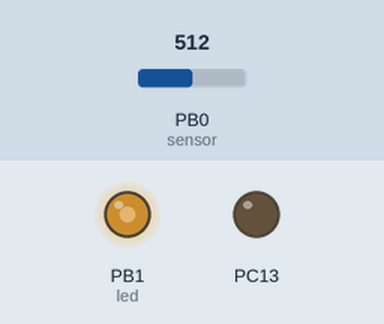
This sketch was run on a simulated STM32 Blue Pill. Shown: output pins drawn as LEDs (lit = HIGH). The test bench sets the inputs (shaded band); at power-on: PB0 (sensor) = 512.

Above: at 1.2 s.
1.3 s: PB0 (sensor) set to 716
At 1.7 s:
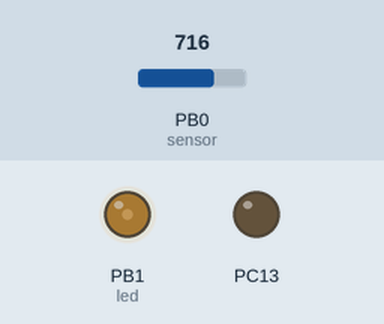
2.8 s: PB0 (sensor) set to 900
At 4.0 s:
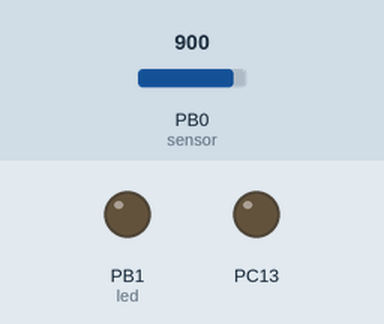
4.3 s: PB0 (sensor) set to 306
At 5.2 s:
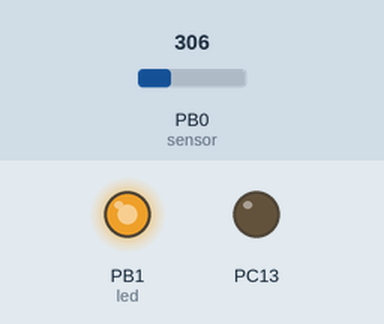
5.8 s: PB0 (sensor) set to 511
At 6.3 s:
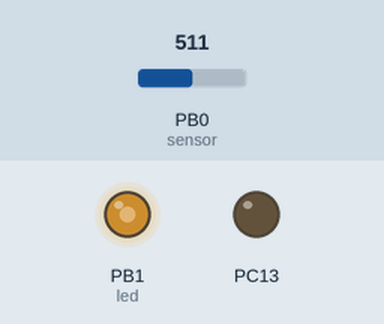
7.3 s: PB0 (sensor) set to 1023
At 8.7 s:
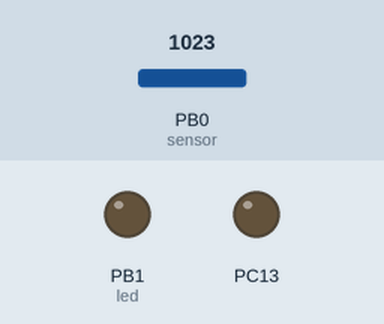
Timing chart, 0 to 9.8 s (numbered marks = the images above; inputs shaded):
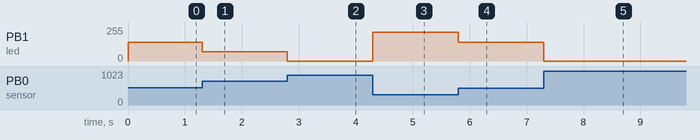

Measured:
- after the input at 1.3 s, PB1 (led): 142/255 → 68/255 at once
- after the input at 2.8 s, PB1 (led): 68/255 → 0/255 at once
- after the input at 4.3 s, PB1 (led): 0/255 → 217/255 at once
- after the input at 5.8 s, PB1 (led): 217/255 → 142/255 at once
- after the input at 7.3 s, PB1 (led): 142/255 → 0/255 at once

The sketch:

Photo_sensor.ino
```cpp
int led=PB1;
int sensor=PB0;
void setup() {
  // put your setup code here, to run once:
  pinMode(sensor, INPUT);
  pinMode(led, OUTPUT);
  pinMode(PC13, OUTPUT);
}

void loop() {
  // put your main code here, to run repeatedly:
  int val=analogRead(sensor);
  val = map(val, 200, 900, 255, 0);
  val = constrain(val, 0, 255);
  analogWrite(led,val);
}
```
